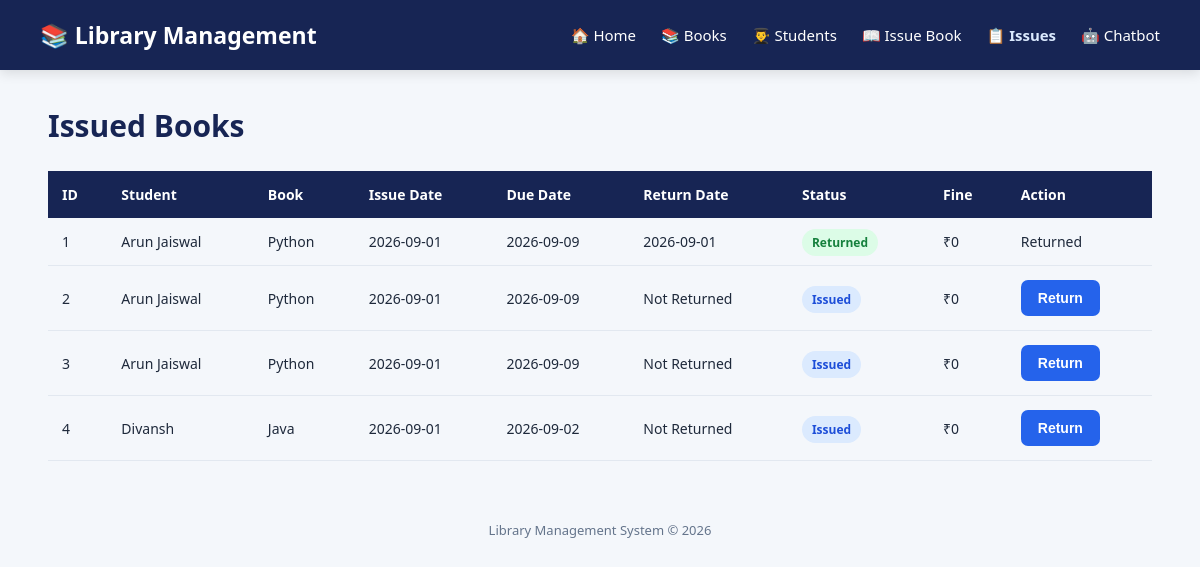
The app's page /admin/issues with its own data.
### models/issue.py (models this page shows)
class Issue(db.Model):
    id = db.Column(
        db.Integer,
        primary_key=True
    )
    book_id = db.Column(
        db.Integer,
        db.ForeignKey("book.id"),
        nullable=False
    )
    student_id = db.Column(
        db.Integer,
        db.ForeignKey("student.id"),
        nullable=False
    )
    issue_date = db.Column(
        db.Date,
        nullable=False
    )
    due_date = db.Column(
        db.Date,
        nullable=False
    )
    return_date = db.Column(
        db.Date,
        nullable=True
    )
    status = db.Column(
        db.String(20),
        default="Issued"
    )
    fine = db.Column(
        db.Integer,
        default=0
    )
    book = db.relationship("Book")
    student = db.relationship("Student")

### models/student.py (models this page shows)
class Student(db.Model):
    id = db.Column(db.Integer, primary_key=True)
    name = db.Column(db.String(100), nullable=False)
    email = db.Column(
        db.String(100),
        unique=True,
        nullable=False
    )
    phone = db.Column(
        db.String(10),
        unique=True,
        nullable=False
    )
    course = db.Column(db.String(100))

### models/book.py (models this page shows)
class Book(db.Model):
    id = db.Column(db.Integer, primary_key=True)
    title = db.Column(db.String(200), nullable=False)
    author = db.Column(db.String(100), nullable=False)
    category = db.Column(db.String(100))
    isbn = db.Column(db.String(50), unique=True)
    quantity = db.Column(db.Integer, default=1)
    available_quantity = db.Column(db.Integer, default=1)

### app.py (the view)
@app.route("/admin/issues")
def manage_issues():
    issues = Issue.query.all()
    return render_template(
        "admin/manage_issue.html",
        issues=issues
    )

### templates/admin/manage_issue.html (shortened to what this page needs)
<!DOCTYPE html>
<html>
<head>
    <link rel="stylesheet" href="{{ url_for('static', filename='style.css') }}">
</head>
<body>
    <nav class="navbar">
        <div class="logo">📚 Library Management</div>
        <div class="nav-links">
            <a href="/">🏠 Home</a>
            <a href="/admin/books">📚 Books</a>
            <a href="/admin/students">👨‍🎓 Students</a>
            <a href="/admin/issue-book">📖 Issue Book</a>
            <a href="/admin/issues" class="active">📋 Issues</a>
            <a href="/chatbot">🤖 Chatbot</a>
        </div>
    </nav>
    <div class="container">
        <div class="page-header">
            <div>
                <h1>Issued Books</h1>
            </div>
        </div>
        <div class="table-card">
            <table>
                <thead>
                    <tr>
                        <th>ID</th>
                        <th>Student</th>
                        <th>Book</th>
                        <th>Issue Date</th>
                        <th>Due Date</th>
                        <th>Return Date</th>
                        <th>Status</th>
                        <th>Fine</th>
                        <th>Action</th>
                    </tr>
                </thead>
                <tbody>
                    {% for issue in issues %}
                    <tr>
                        <td>{{ issue.id }}</td>
                        <td>{{ issue.student.name }}</td>
                        <td>{{ issue.book.title }}</td>
                        <td>{{ issue.issue_date }}</td>
                        <td>{{ issue.due_date }}</td>
                        <td>{{ issue.return_date or "Not Returned" }}</td>
                        <td>
                            <span class="status {% if issue.status == 'Issued' %}status-issued{% elif issue.status == 'Returned' %}status-returned{% else %}status-overdue{% endif %}">
                                {{ issue.status }}
                            </span>
                        </td>
                        <td>₹{{ issue.fine }}</td>
                        <td>
                            {% if issue.status == "Issued" %}
                            <form method="POST" action="/admin/return-book/{{ issue.id }}">
                                <button type="submit" class="btn btn-primary">Return</button>
                            </form>
                            {% else %}
                            Returned
                            {% endif %}
                        </td>
                    </tr>
                    {% else %}
                    <tr>
                        <td colspan="9" style="text-align:center; padding:40px;">📖 No issue records found.</td>
                    </tr>
                    {% endfor %}
                </tbody>
            </table>
        </div>
    </div>
    <div class="footer">Library Management System © 2026</div>
</body>
</html>

### static/style.css (style rules this page uses)
* { box-sizing: border-box; margin: 0; padding: 0; }
body { font-family: "Segoe UI", Arial, sans-serif; background: #f4f7fb; color: #1e293b; min-height: 100vh; }
.navbar { height: 70px; background: #172554; color: white; display: flex; align-items: center; justify-content: space-between; padding: 0 40px; box-shadow: 0 3px 12px rgba(0, 0, 0, 0.12); }
.logo { font-size: 23px; font-weight: 700; }
.nav-links { display: flex; gap: 25px; }
.nav-links a { color: white; text-decoration: none; font-size: 15px; transition: 0.2s; }
.nav-links .active { color: #dbeafe; font-weight: 600; }
.container { width: 92%; max-width: 1200px; margin: 35px auto; }
.page-header { display: flex; justify-content: space-between; align-items: center; margin-bottom: 25px; }
.page-header h1 { font-size: 30px; color: #172554; }
table { width: 100%; border-collapse: collapse; }
thead { background: #172554; color: white; }
th { padding: 14px; text-align: left; font-size: 14px; }
td { padding: 14px; border-bottom: 1px solid #e2e8f0; font-size: 14px; }
.status { padding: 5px 10px; border-radius: 20px; font-size: 12px; font-weight: 600; }
.status-issued { background: #dbeafe; color: #1d4ed8; }
.status-returned { background: #dcfce7; color: #15803d; }
.btn { display: inline-block; padding: 10px 17px; border-radius: 7px; border: none; cursor: pointer; text-decoration: none; font-size: 14px; font-weight: 600; transition: 0.2s; }
.btn-primary { background: #2563eb; color: white; }
.footer { text-align: center; padding: 25px; color: #64748b; font-size: 13px; }

### records on screen
Issue: id "1", student.name "Arun Jaiswal", book "Python", issue_date "2026-09-01", due_date "2026-09-09", return_date "2026-09-01", status "Returned", fine "0"
Issue: id "2", student.name "Arun Jaiswal", book "Python", issue_date "2026-09-01", due_date "2026-09-09", return_date "Not Returned", status "Issued", fine "0"
Issue: id "3", student.name "Arun Jaiswal", book "Python", issue_date "2026-09-01", due_date "2026-09-09", return_date "Not Returned", status "Issued", fine "0"
Issue: id "4", student.name "Divansh", book "Java", issue_date "2026-09-01", due_date "2026-09-02", return_date "Not Returned", status "Issued", fine "0"
